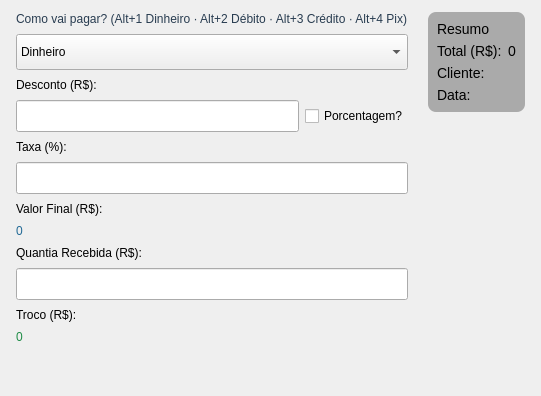
     <widget class="QWidget" name="page_Pagamento">
      <layout class="QHBoxLayout" name="hl_p2">
       <property name="spacing">
        <number>20</number>
       </property>
       <property name="leftMargin">
        <number>16</number>
       </property>
       <property name="topMargin">
        <number>12</number>
       </property>
       <property name="rightMargin">
        <number>16</number>
       </property>
       <property name="bottomMargin">
        <number>12</number>
       </property>
       <item>
        <layout class="QVBoxLayout" name="vl_p2_form">
         <property name="spacing">
          <number>8</number>
         </property>
         <item>
          <widget class="QLabel" name="lbl_pag_titulo">
           <property name="styleSheet">
            <string notr="true">font: 700 14pt &quot;Ubuntu&quot;; color: rgb(40,60,80);</string>
           </property>
           <property name="text">
            <string>Como vai pagar? (Alt+1 Dinheiro · Alt+2 Débito · Alt+3 Crédito · Alt+4 Pix)</string>
           </property>
          </widget>
         </item>
         <item>
          <widget class="QComboBox" name="CBox_FormaPagamento">
           <property name="minimumSize">
            <size>
             <width>0</width>
             <height>36</height>
            </size>
           </property>
           <item>
            <property name="text">
             <string>Dinheiro</string>
            </property>
            <property name="icon">
             <iconset resource="../Imagens/recursosImg.qrc">
              <normaloff>:/QEstoqueLOja/taxes-finances.svg</normaloff>:/QEstoqueLOja/taxes-finances.svg</iconset>
            </property>
           </item>
           <item>
            <property name="text">
             <string>Não Sei</string>
            </property>
            <property name="icon">
             <iconset resource="../Imagens/recursosImg.qrc">
              <normaloff>:/QEstoqueLOja/question.svg</normaloff>:/QEstoqueLOja/question.svg</iconset>
            </property>
           </item>
           <item>
            <property name="text">
             <string>Crédito</string>
            </property>
            <property name="icon">
             <iconset resource="../Imagens/recursosImg.qrc">
              <normaloff>:/QEstoqueLOja/view-financial-account-credit-card.svg</normaloff>:/QEstoqueLOja/view-financial-account-credit-card.svg</iconset>
            </property>
           </item>
           <item>
            <property name="text">
             <string>Débito</string>
            </property>
            <property name="icon">
             <iconset resource="../Imagens/recursosImg.qrc">
              <normaloff>:/QEstoqueLOja/view-financial-transfer-reconciled.svg</normaloff>:/QEstoqueLOja/view-financial-transfer-reconciled.svg</iconset>
            </property>
           </item>
           <item>
            <property name="text">
             <string>Pix</string>
            </property>
            <property name="icon">
             <iconset resource="../Imagens/recursosImg.qrc">
              <normaloff>:/QEstoqueLOja/view-financial-account-liability.svg</normaloff>:/QEstoqueLOja/view-financial-account-liability.svg</iconset>
            </property>
           </item>
           <item>
            <property name="text">
             <string>Prazo</string>
            </property>
            <property name="icon">
             <iconset resource="../Imagens/recursosImg.qrc">
              <normaloff>:/QEstoqueLOja/appointment-soon-symbolic.svg</normaloff>:/QEstoqueLOja/appointment-soon-symbolic.svg</iconset>
            </property>
           </item>
          </widget>
         </item>
         <item>
          <widget class="QLabel" name="lbl_desconto">
           <property name="text">
            <string>Desconto (R$):</string>
           </property>
          </widget>
         </item>
         <item>
          <layout class="QHBoxLayout" name="hl_desconto">
           <property name="spacing">
            <number>6</number>
           </property>
           <item>
            <widget class="CustomLineEdit" name="Ledit_Desconto">
             <property name="minimumSize">
              <size>
               <width>0</width>
               <height>32</height>
              </size>
             </property>
            </widget>
           </item>
           <item>
            <widget class="QCheckBox" name="CheckPorcentagem">
             <property name="text">
              <string>Porcentagem?</string>
             </property>
            </widget>
           </item>
          </layout>
         </item>
         <item>
          <widget class="QLabel" name="lbl_taxa">
           <property name="text">
            <string>Taxa (%):</string>
           </property>
          </widget>
         </item>
         <item>
          <widget class="CustomLineEdit" name="Ledit_Taxa">
           <property name="minimumSize">
            <size>
             <width>0</width>
             <height>32</height>
            </size>
           </property>
          </widget>
         </item>
         <item>
          <widget class="QLabel" name="lbl_valor_final">
           <property name="text">
            <string>Valor Final (R$):</string>
           </property>
          </widget>
         </item>
         <item>
          <widget class="QLabel" name="Lbl_TotalTaxa">
           <property name="styleSheet">
            <string notr="true">font: 700 36pt &quot;Ubuntu&quot;; color: rgb(33,105,149);</string>
           </property>
           <property name="text">
            <string>0</string>
           </property>
          </widget>
         </item>
         <item>
          <widget class="QLabel" name="label_2">
           <property name="text">
            <string>Quantia Recebida (R$):</string>
           </property>
          </widget>
         </item>
         <item>
          <widget class="CustomLineEdit" name="Ledit_Recebido">
           <property name="minimumSize">
            <size>
             <width>0</width>
             <height>32</height>
            </size>
           </property>
          </widget>
         </item>
         <item>
          <widget class="QLabel" name="label_3">
           <property name="text">
            <string>Troco (R$):</string>
           </property>
          </widget>
         </item>
         <item>
          <widget class="QLabel" name="Lbl_Troco">
           <property name="styleSheet">
            <string notr="true">font: 700 40pt &quot;Ubuntu&quot;; color: rgb(30,140,70);</string>
           </property>
           <property name="text">
            <string>0</string>
           </property>
          </widget>
         </item>
         <item>
          <spacer>
           <property name="orientation">
            <enum>Qt::Orientation::Vertical</enum>
           </property>
           <property name="sizeHint" stdset="0">
            <size>
             <width>20</width>
             <height>40</height>
            </size>
           </property>
          </spacer>
         </item>
        </layout>
       </item>
       <item>
        <layout class="QVBoxLayout" name="vl_p2_right">
         <property name="spacing">
          <number>12</number>
         </property>
         <item>
          <widget class="QFrame" name="frame_Resumo">
           <property name="styleSheet">
            <string notr="true">
QFrame { background-color: rgb(170,170,170); border-radius: 8px; font: 700 9pt &quot;Segoe UI&quot;; font-size: 14px; }
QLabel { background-color: transparent; border: none; }
QLineEdit { background-color: white; border: 1px solid rgb(155,165,185); border-radius: 4px; padding: 2px 6px; }
            </string>
           </property>
           <property name="frameShape">
            <enum>QFrame::Shape::StyledPanel</enum>
           </property>
           <property name="frameShadow">
            <enum>QFrame::Shadow::Raised</enum>
           </property>
           <layout class="QVBoxLayout">
            <item>
             <widget class="QLabel" name="lbl_resumo_titulo">
              <property name="text">
               <string>Resumo</string>
              </property>
             </widget>
            </item>
            <item>
             <layout class="QHBoxLayout">
              <item>
               <widget class="QLabel" name="lbl_res_total">
                <property name="text">
                 <string>Total (R$):</string>
                </property>
               </widget>
              </item>
              <item>
               <widget class="QLabel" name="Lbl_ResumoTotal">
                <property name="text">
                 <string>0</string>
                </property>
               </widget>
              </item>
             </layout>
            </item>
            <item>
             <layout class="QHBoxLayout">
              <item>
               <widget class="QLabel" name="lbl_res_cliente">
                <property name="sizePolicy">
                 <sizepolicy hsizetype="Fixed" vsizetype="Preferred">
                  <horstretch>0</horstretch>
                  <verstretch>0</verstretch>
                 </sizepolicy>
                </property>
                <property name="text">
                 <string>Cliente:</string>
                </property>
               </widget>
              </item>
              <item>
               <widget class="QLabel" name="Lbl_ResumoCliente">
                <property name="font">
                 <font>
                  <family>Segoe UI</family>
                  <pointsize>-1</pointsize>
                  <italic>false</italic>
                  <bold>true</bold>
                 </font>
                </property>
                <property name="text">
                 <string/>
                </property>
               </widget>
              </item>
             </layout>
            </item>
            <item>
             <layout class="QHBoxLayout">
              <item>
               <widget class="QLabel" name="lbl_res_data">
                <property name="sizePolicy">
                 <sizepolicy hsizetype="Fixed" vsizetype="Preferred">
                  <horstretch>0</horstretch>
                  <verstretch>0</verstretch>
                 </sizepolicy>
                </property>
                <property name="text">
                 <string>Data:</string>
                </property>
               </widget>
              </item>
              <item>
               <widget class="QLabel" name="Lbl_ResumoData">
                <property name="text">
                 <string/>
                </property>
               </widget>
              </item>
             </layout>
            </item>
           </layout>
          </widget>
         </item>
         <item>
          <spacer>
           <property name="orientation">
            <enum>Qt::Orientation::Vertical</enum>
           </property>
           <property name="sizeHint" stdset="0">
            <size>
             <width>20</width>
             <height>40</height>
            </size>
           </property>
          </spacer>
         </item>
        </layout>
       </item>
      </layout>
     </widget>
